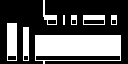

Below is a game level as drawn by its tile map, then a one-line description and the .tmx file that defines it, in full:
An orthogonal 32x16 tile map with 4x4 px tiles, 1 tile layer (Tile Layer 1).

<map version="1.0" tiledversion="1.0.2" orientation="orthogonal" renderorder="right-down" width="32" height="16" tilewidth="4" tileheight="4" nextobjectid="1">
 <tileset firstgid="1" source="tileset_dungeon2.tsx" />
 <layer name="Tile Layer 1" width="32" height="16">
  <data encoding="csv">
9,9,9,9,9,9,9,9,9,9,26,29,9,9,9,9,9,9,9,9,9,9,9,9,9,9,9,9,9,9,9,9,
9,9,9,9,9,9,9,9,9,9,26,29,9,9,9,9,9,9,9,9,9,9,9,9,9,9,9,9,9,9,9,9,
9,9,9,9,9,9,9,9,9,9,26,29,9,9,9,9,9,9,9,9,9,9,9,9,9,9,9,9,9,9,9,9,
9,9,9,9,9,9,9,9,9,9,26,14,3,3,5,2,5,2,4,5,2,3,3,4,3,4,5,2,3,5,9,9,
9,9,9,9,9,9,9,9,9,9,34,11,11,12,13,10,13,10,12,13,10,12,12,12,11,12,13,10,12,13,9,9,
9,2,4,3,5,9,9,9,9,9,9,18,20,19,21,18,21,18,20,21,18,20,19,19,19,20,21,18,20,21,9,9,
9,10,11,12,13,2,4,5,9,9,9,34,35,36,37,34,37,34,35,37,34,36,35,35,35,36,37,34,35,37,9,9,
9,10,11,12,13,10,11,13,9,9,9,9,9,9,9,9,9,9,9,9,9,9,9,9,9,9,9,9,9,9,9,9,
9,10,12,12,13,10,12,13,2,4,4,4,4,4,3,4,4,3,4,3,4,4,3,4,3,3,4,4,3,3,5,9,
9,10,11,11,13,10,11,13,10,12,12,12,11,11,11,11,12,12,12,11,12,12,12,11,12,12,12,11,12,12,13,9,
9,10,11,12,13,10,11,13,10,12,11,11,11,12,12,12,12,12,12,11,11,11,11,11,11,12,11,11,12,11,13,9,
9,10,11,12,13,10,11,13,10,12,12,12,12,11,11,12,12,11,12,11,12,12,12,11,11,12,12,12,12,12,13,9,
9,10,12,12,13,10,12,13,10,11,11,11,12,11,11,11,12,12,12,12,12,12,12,11,11,11,12,12,11,11,13,9,
9,10,12,12,13,10,12,13,10,11,11,11,11,12,12,11,11,12,11,11,12,11,11,12,11,12,11,11,12,11,13,9,
9,18,19,20,21,18,19,21,18,19,19,20,19,20,19,19,19,20,20,19,20,20,20,20,19,20,19,20,19,20,21,9,
9,34,35,35,37,34,36,37,34,35,7,6,36,35,36,36,36,36,35,35,35,35,35,36,36,35,36,36,35,35,37,9
</data>
 </layer>
</map>
